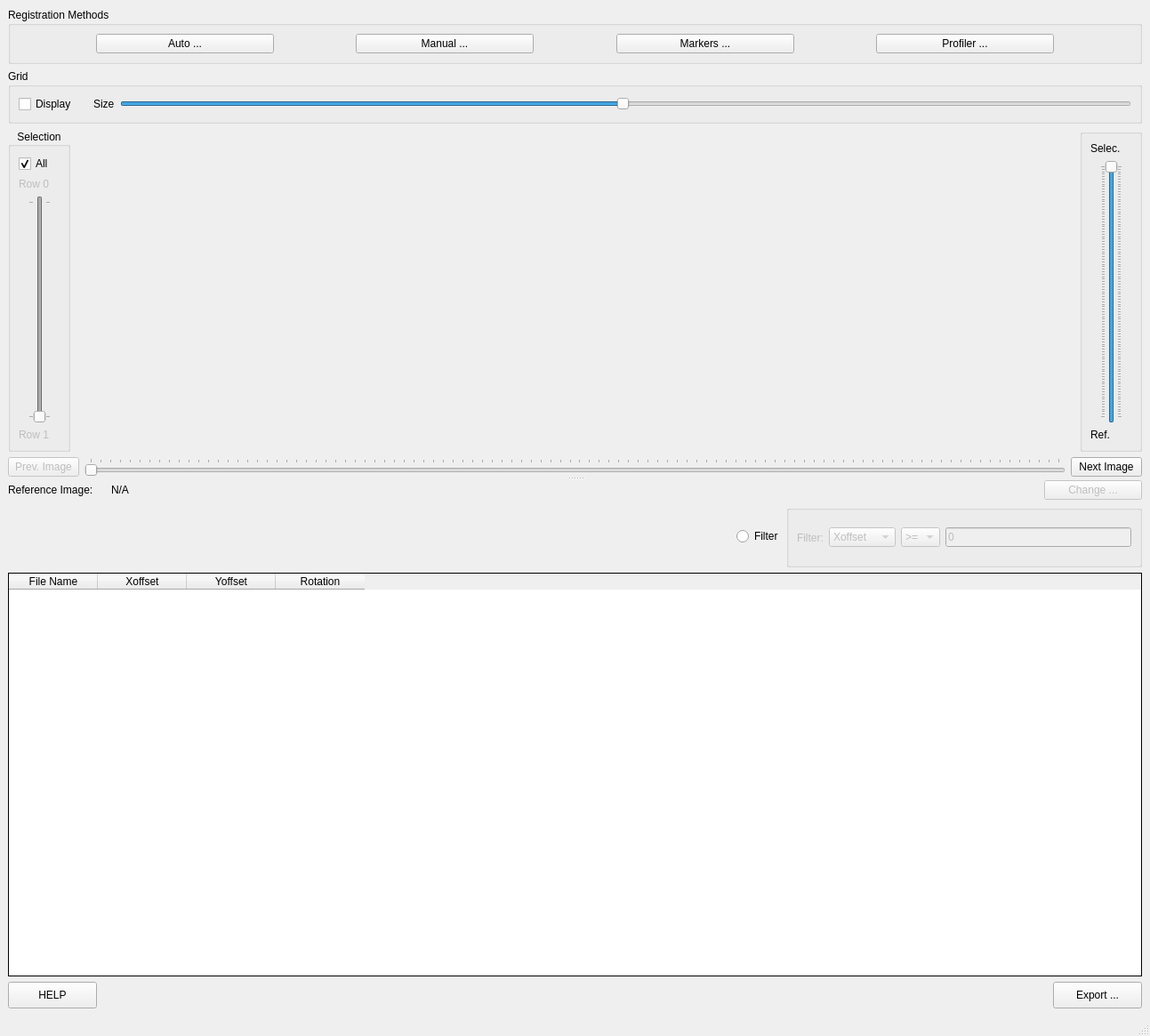
<?xml version="1.0" encoding="UTF-8"?>
<ui version="4.0">
 <class>MainWindow</class>
 <widget class="QMainWindow" name="MainWindow">
  <property name="geometry">
   <rect>
    <x>0</x>
    <y>0</y>
    <width>1293</width>
    <height>1165</height>
   </rect>
  </property>
  <property name="minimumSize">
   <size>
    <width>0</width>
    <height>300</height>
   </size>
  </property>
  <property name="windowTitle">
   <string>Registration Tool</string>
  </property>
  <property name="layoutDirection">
   <enum>Qt::LeftToRight</enum>
  </property>
  <widget class="QWidget" name="centralwidget">
   <layout class="QVBoxLayout" name="verticalLayout_4">
    <item>
     <widget class="QGroupBox" name="groupBox_2">
      <property name="title">
       <string>Registration Methods</string>
      </property>
      <layout class="QHBoxLayout" name="horizontalLayout_5">
       <item>
        <spacer name="horizontalSpacer_2">
         <property name="orientation">
          <enum>Qt::Horizontal</enum>
         </property>
         <property name="sizeHint" stdset="0">
          <size>
           <width>40</width>
           <height>20</height>
          </size>
         </property>
        </spacer>
       </item>
       <item>
        <widget class="QPushButton" name="auto_registration_button">
         <property name="minimumSize">
          <size>
           <width>200</width>
           <height>0</height>
          </size>
         </property>
         <property name="text">
          <string>Auto ...</string>
         </property>
        </widget>
       </item>
       <item>
        <spacer name="horizontalSpacer_4">
         <property name="orientation">
          <enum>Qt::Horizontal</enum>
         </property>
         <property name="sizeHint" stdset="0">
          <size>
           <width>40</width>
           <height>20</height>
          </size>
         </property>
        </spacer>
       </item>
       <item>
        <widget class="QPushButton" name="manual_registration_button">
         <property name="minimumSize">
          <size>
           <width>200</width>
           <height>0</height>
          </size>
         </property>
         <property name="text">
          <string>Manual ...</string>
         </property>
        </widget>
       </item>
       <item>
        <spacer name="horizontalSpacer_3">
         <property name="orientation">
          <enum>Qt::Horizontal</enum>
         </property>
         <property name="sizeHint" stdset="0">
          <size>
           <width>40</width>
           <height>20</height>
          </size>
         </property>
        </spacer>
       </item>
       <item>
        <widget class="QPushButton" name="marker_registration_button">
         <property name="minimumSize">
          <size>
           <width>200</width>
           <height>0</height>
          </size>
         </property>
         <property name="text">
          <string>Markers ...</string>
         </property>
        </widget>
       </item>
       <item>
        <spacer name="horizontalSpacer_6">
         <property name="orientation">
          <enum>Qt::Horizontal</enum>
         </property>
         <property name="sizeHint" stdset="0">
          <size>
           <width>40</width>
           <height>20</height>
          </size>
         </property>
        </spacer>
       </item>
       <item>
        <widget class="QPushButton" name="profiler_registration_button">
         <property name="minimumSize">
          <size>
           <width>200</width>
           <height>0</height>
          </size>
         </property>
         <property name="text">
          <string>Profiler ...</string>
         </property>
        </widget>
       </item>
       <item>
        <spacer name="horizontalSpacer_5">
         <property name="orientation">
          <enum>Qt::Horizontal</enum>
         </property>
         <property name="sizeHint" stdset="0">
          <size>
           <width>73</width>
           <height>20</height>
          </size>
         </property>
        </spacer>
       </item>
      </layout>
     </widget>
    </item>
    <item>
     <widget class="QGroupBox" name="groupBox">
      <property name="title">
       <string>Grid</string>
      </property>
      <layout class="QHBoxLayout" name="horizontalLayout_6">
       <item>
        <widget class="QCheckBox" name="grid_display_checkBox">
         <property name="maximumSize">
          <size>
           <width>70</width>
           <height>16777215</height>
          </size>
         </property>
         <property name="text">
          <string>Display</string>
         </property>
        </widget>
       </item>
       <item>
        <widget class="QLabel" name="label_4">
         <property name="text">
          <string/>
         </property>
        </widget>
       </item>
       <item>
        <widget class="QLabel" name="label_5">
         <property name="maximumSize">
          <size>
           <width>40</width>
           <height>16777215</height>
          </size>
         </property>
         <property name="text">
          <string>Size</string>
         </property>
        </widget>
       </item>
       <item>
        <widget class="QSlider" name="grid_size_slider">
         <property name="sizePolicy">
          <sizepolicy hsizetype="Expanding" vsizetype="Fixed">
           <horstretch>0</horstretch>
           <verstretch>0</verstretch>
          </sizepolicy>
         </property>
         <property name="maximumSize">
          <size>
           <width>16777215</width>
           <height>16777215</height>
          </size>
         </property>
         <property name="minimum">
          <number>1</number>
         </property>
         <property name="maximum">
          <number>200</number>
         </property>
         <property name="value">
          <number>100</number>
         </property>
         <property name="orientation">
          <enum>Qt::Horizontal</enum>
         </property>
        </widget>
       </item>
      </layout>
     </widget>
    </item>
    <item>
     <widget class="QSplitter" name="splitter_2">
      <property name="orientation">
       <enum>Qt::Vertical</enum>
      </property>
      <widget class="QWidget" name="layoutWidget">
       <layout class="QVBoxLayout" name="verticalLayout_2">
        <item>
         <layout class="QHBoxLayout" name="horizontalLayout_2">
          <item>
           <widget class="QGroupBox" name="selection_groupBox">
            <property name="enabled">
             <bool>true</bool>
            </property>
            <property name="minimumSize">
             <size>
              <width>70</width>
              <height>0</height>
             </size>
            </property>
            <property name="maximumSize">
             <size>
              <width>60</width>
              <height>16777215</height>
             </size>
            </property>
            <property name="layoutDirection">
             <enum>Qt::LeftToRight</enum>
            </property>
            <property name="title">
             <string>Selection</string>
            </property>
            <property name="alignment">
             <set>Qt::AlignCenter</set>
            </property>
            <layout class="QVBoxLayout" name="verticalLayout_5">
             <property name="rightMargin">
              <number>19</number>
             </property>
             <item>
              <widget class="QCheckBox" name="selection_all">
               <property name="text">
                <string>All</string>
               </property>
               <property name="checked">
                <bool>true</bool>
               </property>
              </widget>
             </item>
             <item>
              <widget class="QLabel" name="top_row_label">
               <property name="enabled">
                <bool>false</bool>
               </property>
               <property name="minimumSize">
                <size>
                 <width>50</width>
                 <height>0</height>
                </size>
               </property>
               <property name="text">
                <string>Row 0</string>
               </property>
              </widget>
             </item>
             <item>
              <widget class="QSlider" name="opacity_selection_slider">
               <property name="enabled">
                <bool>false</bool>
               </property>
               <property name="cursor">
                <cursorShape>SizeVerCursor</cursorShape>
               </property>
               <property name="accessibleDescription">
                <string extracomment="Working Image Opacity"/>
               </property>
               <property name="layoutDirection">
                <enum>Qt::RightToLeft</enum>
               </property>
               <property name="maximum">
                <number>100</number>
               </property>
               <property name="singleStep">
                <number>1</number>
               </property>
               <property name="pageStep">
                <number>10</number>
               </property>
               <property name="value">
                <number>100</number>
               </property>
               <property name="orientation">
                <enum>Qt::Vertical</enum>
               </property>
               <property name="invertedAppearance">
                <bool>true</bool>
               </property>
               <property name="invertedControls">
                <bool>true</bool>
               </property>
               <property name="tickPosition">
                <enum>QSlider::TicksBothSides</enum>
               </property>
               <property name="tickInterval">
                <number>100</number>
               </property>
              </widget>
             </item>
             <item>
              <widget class="QLabel" name="bottom_row_label">
               <property name="enabled">
                <bool>false</bool>
               </property>
               <property name="minimumSize">
                <size>
                 <width>50</width>
                 <height>0</height>
                </size>
               </property>
               <property name="text">
                <string>Row 1</string>
               </property>
              </widget>
             </item>
            </layout>
           </widget>
          </item>
          <item>
           <widget class="QWidget" name="pyqtgraph_widget" native="true">
            <property name="sizePolicy">
             <sizepolicy hsizetype="Expanding" vsizetype="Expanding">
              <horstretch>0</horstretch>
              <verstretch>0</verstretch>
             </sizepolicy>
            </property>
           </widget>
          </item>
          <item>
           <widget class="QGroupBox" name="selection_reference_opacity_groupBox">
            <property name="minimumSize">
             <size>
              <width>70</width>
              <height>0</height>
             </size>
            </property>
            <property name="maximumSize">
             <size>
              <width>60</width>
              <height>16777215</height>
             </size>
            </property>
            <property name="layoutDirection">
             <enum>Qt::LeftToRight</enum>
            </property>
            <property name="title">
             <string/>
            </property>
            <property name="alignment">
             <set>Qt::AlignCenter</set>
            </property>
            <layout class="QVBoxLayout" name="verticalLayout">
             <property name="rightMargin">
              <number>19</number>
             </property>
             <item>
              <widget class="QLabel" name="label_2">
               <property name="text">
                <string>Selec.</string>
               </property>
              </widget>
             </item>
             <item>
              <widget class="QSlider" name="opacity_slider">
               <property name="cursor">
                <cursorShape>SizeVerCursor</cursorShape>
               </property>
               <property name="accessibleDescription">
                <string extracomment="Working Image Opacity"/>
               </property>
               <property name="layoutDirection">
                <enum>Qt::RightToLeft</enum>
               </property>
               <property name="maximum">
                <number>100</number>
               </property>
               <property name="value">
                <number>100</number>
               </property>
               <property name="orientation">
                <enum>Qt::Vertical</enum>
               </property>
               <property name="invertedAppearance">
                <bool>false</bool>
               </property>
               <property name="invertedControls">
                <bool>false</bool>
               </property>
               <property name="tickPosition">
                <enum>QSlider::TicksBothSides</enum>
               </property>
              </widget>
             </item>
             <item>
              <widget class="QLabel" name="label_3">
               <property name="text">
                <string>Ref.</string>
               </property>
              </widget>
             </item>
            </layout>
           </widget>
          </item>
         </layout>
        </item>
        <item>
         <layout class="QHBoxLayout" name="horizontalLayout_3">
          <item>
           <widget class="QPushButton" name="previous_image_button">
            <property name="enabled">
             <bool>false</bool>
            </property>
            <property name="text">
             <string>Prev. Image</string>
            </property>
           </widget>
          </item>
          <item>
           <widget class="QSlider" name="file_slider">
            <property name="layoutDirection">
             <enum>Qt::LeftToRight</enum>
            </property>
            <property name="orientation">
             <enum>Qt::Horizontal</enum>
            </property>
            <property name="tickPosition">
             <enum>QSlider::TicksAbove</enum>
            </property>
           </widget>
          </item>
          <item>
           <widget class="QPushButton" name="next_image_button">
            <property name="text">
             <string>Next Image</string>
            </property>
           </widget>
          </item>
         </layout>
        </item>
       </layout>
      </widget>
      <widget class="QSplitter" name="splitter">
       <property name="orientation">
        <enum>Qt::Vertical</enum>
       </property>
       <widget class="QWidget" name="layoutWidget">
        <layout class="QVBoxLayout" name="verticalLayout_3">
         <item>
          <layout class="QHBoxLayout" name="horizontalLayout_4">
           <item>
            <widget class="QLabel" name="label">
             <property name="maximumSize">
              <size>
               <width>110</width>
               <height>16777215</height>
              </size>
             </property>
             <property name="text">
              <string>Reference Image:</string>
             </property>
            </widget>
           </item>
           <item>
            <widget class="QLabel" name="reference_image_label">
             <property name="text">
              <string>N/A</string>
             </property>
            </widget>
           </item>
           <item>
            <widget class="QPushButton" name="pushButton_3">
             <property name="enabled">
              <bool>false</bool>
             </property>
             <property name="maximumSize">
              <size>
               <width>110</width>
               <height>16777215</height>
              </size>
             </property>
             <property name="text">
              <string>Change ...</string>
             </property>
            </widget>
           </item>
          </layout>
         </item>
         <item>
          <layout class="QHBoxLayout" name="horizontalLayout_7">
           <item>
            <spacer name="horizontalSpacer_7">
             <property name="orientation">
              <enum>Qt::Horizontal</enum>
             </property>
             <property name="sizeType">
              <enum>QSizePolicy::Expanding</enum>
             </property>
             <property name="sizeHint" stdset="0">
              <size>
               <width>40</width>
               <height>20</height>
              </size>
             </property>
            </spacer>
           </item>
           <item>
            <widget class="QRadioButton" name="filter_radioButton">
             <property name="minimumSize">
              <size>
               <width>50</width>
               <height>0</height>
              </size>
             </property>
             <property name="maximumSize">
              <size>
               <width>50</width>
               <height>16777215</height>
              </size>
             </property>
             <property name="text">
              <string>Filter</string>
             </property>
            </widget>
           </item>
           <item>
            <widget class="QGroupBox" name="filter_groupBox">
             <property name="enabled">
              <bool>false</bool>
             </property>
             <property name="sizePolicy">
              <sizepolicy hsizetype="Preferred" vsizetype="Preferred">
               <horstretch>0</horstretch>
               <verstretch>38</verstretch>
              </sizepolicy>
             </property>
             <property name="minimumSize">
              <size>
               <width>0</width>
               <height>70</height>
              </size>
             </property>
             <property name="maximumSize">
              <size>
               <width>400</width>
               <height>70</height>
              </size>
             </property>
             <property name="title">
              <string/>
             </property>
             <layout class="QHBoxLayout" name="horizontalLayout_8">
              <item>
               <widget class="QLabel" name="label_6">
                <property name="text">
                 <string>Filter:</string>
                </property>
               </widget>
              </item>
              <item>
               <widget class="QComboBox" name="filter_column_name_comboBox">
                <item>
                 <property name="text">
                  <string>Xoffset</string>
                 </property>
                </item>
                <item>
                 <property name="text">
                  <string>Yoffset</string>
                 </property>
                </item>
                <item>
                 <property name="text">
                  <string>Rotation</string>
                 </property>
                </item>
               </widget>
              </item>
              <item>
               <widget class="QComboBox" name="filter_logic_comboBox">
                <item>
                 <property name="text">
                  <string>&gt;=</string>
                 </property>
                </item>
                <item>
                 <property name="text">
                  <string>&lt;=</string>
                 </property>
                </item>
               </widget>
              </item>
              <item>
               <widget class="QLineEdit" name="filter_value">
                <property name="text">
                 <string>0</string>
                </property>
               </widget>
              </item>
             </layout>
            </widget>
           </item>
          </layout>
         </item>
         <item>
          <widget class="QTableWidget" name="tableWidget">
           <property name="sizePolicy">
            <sizepolicy hsizetype="Expanding" vsizetype="Expanding">
             <horstretch>0</horstretch>
             <verstretch>0</verstretch>
            </sizepolicy>
           </property>
           <property name="minimumSize">
            <size>
             <width>0</width>
             <height>0</height>
            </size>
           </property>
           <property name="maximumSize">
            <size>
             <width>16777215</width>
             <height>16777215</height>
            </size>
           </property>
           <property name="baseSize">
            <size>
             <width>0</width>
             <height>0</height>
            </size>
           </property>
           <property name="contextMenuPolicy">
            <enum>Qt::CustomContextMenu</enum>
           </property>
           <property name="frameShape">
            <enum>QFrame::Box</enum>
           </property>
           <property name="frameShadow">
            <enum>QFrame::Plain</enum>
           </property>
           <property name="defaultDropAction">
            <enum>Qt::IgnoreAction</enum>
           </property>
           <property name="alternatingRowColors">
            <bool>true</bool>
           </property>
           <property name="selectionMode">
            <enum>QAbstractItemView::ContiguousSelection</enum>
           </property>
           <property name="selectionBehavior">
            <enum>QAbstractItemView::SelectRows</enum>
           </property>
           <property name="gridStyle">
            <enum>Qt::SolidLine</enum>
           </property>
           <attribute name="horizontalHeaderStretchLastSection">
            <bool>false</bool>
           </attribute>
           <column>
            <property name="text">
             <string>File Name</string>
            </property>
           </column>
           <column>
            <property name="text">
             <string>Xoffset</string>
            </property>
           </column>
           <column>
            <property name="text">
             <string>Yoffset</string>
            </property>
           </column>
           <column>
            <property name="text">
             <string>Rotation</string>
            </property>
           </column>
          </widget>
         </item>
         <item>
          <layout class="QHBoxLayout" name="horizontalLayout">
           <item>
            <widget class="QPushButton" name="help_button">
             <property name="minimumSize">
              <size>
               <width>100</width>
               <height>30</height>
              </size>
             </property>
             <property name="maximumSize">
              <size>
               <width>100</width>
               <height>30</height>
              </size>
             </property>
             <property name="text">
              <string>HELP</string>
             </property>
            </widget>
           </item>
           <item>
            <spacer name="horizontalSpacer">
             <property name="orientation">
              <enum>Qt::Horizontal</enum>
             </property>
             <property name="sizeHint" stdset="0">
              <size>
               <width>408</width>
               <height>20</height>
              </size>
             </property>
            </spacer>
           </item>
           <item>
            <widget class="QPushButton" name="export_button">
             <property name="minimumSize">
              <size>
               <width>100</width>
               <height>30</height>
              </size>
             </property>
             <property name="maximumSize">
              <size>
               <width>100</width>
               <height>30</height>
              </size>
             </property>
             <property name="text">
              <string>Export ...</string>
             </property>
            </widget>
           </item>
          </layout>
         </item>
        </layout>
       </widget>
      </widget>
     </widget>
    </item>
   </layout>
  </widget>
  <widget class="QMenuBar" name="menubar">
   <property name="geometry">
    <rect>
     <x>0</x>
     <y>0</y>
     <width>1293</width>
     <height>24</height>
    </rect>
   </property>
  </widget>
  <widget class="QStatusBar" name="statusbar"/>
  <action name="actionExport_Profile">
   <property name="text">
    <string>Profiles ...</string>
   </property>
  </action>
  <action name="actionWater_Intake">
   <property name="text">
    <string>Water Intake ...</string>
   </property>
  </action>
  <action name="actionImportedFilesMetadata">
   <property name="text">
    <string>Imported Files and Metadata ...</string>
   </property>
  </action>
  <action name="actionBy_Time_Stamp">
   <property name="text">
    <string>by Time Stamp</string>
   </property>
  </action>
  <action name="actionBy_File_Name">
   <property name="text">
    <string>by File Name</string>
   </property>
  </action>
  <action name="actionDsc_files">
   <property name="text">
    <string>dsc files ...</string>
   </property>
  </action>
  <action name="actionDsc">
   <property name="text">
    <string>dsc ...</string>
   </property>
  </action>
  <action name="actionWater_Intake_2">
   <property name="text">
    <string>Water Intake ...</string>
   </property>
  </action>
  <action name="actionProfiles">
   <property name="text">
    <string>Profiles ...</string>
   </property>
  </action>
 </widget>
 <resources/>
 <connections>
  <connection>
   <sender>export_button</sender>
   <signal>clicked()</signal>
   <receiver>MainWindow</receiver>
   <slot>export_button_clicked()</slot>
   <hints>
    <hint type="sourcelabel">
     <x>1279</x>
     <y>1123</y>
    </hint>
    <hint type="destinationlabel">
     <x>685</x>
     <y>625</y>
    </hint>
   </hints>
  </connection>
  <connection>
   <sender>help_button</sender>
   <signal>clicked()</signal>
   <receiver>MainWindow</receiver>
   <slot>help_button_clicked()</slot>
   <hints>
    <hint type="sourcelabel">
     <x>112</x>
     <y>1123</y>
    </hint>
    <hint type="destinationlabel">
     <x>399</x>
     <y>419</y>
    </hint>
   </hints>
  </connection>
  <connection>
   <sender>file_slider</sender>
   <signal>sliderMoved(int)</signal>
   <receiver>MainWindow</receiver>
   <slot>slider_file_changed()</slot>
   <hints>
    <hint type="sourcelabel">
     <x>948</x>
     <y>605</y>
    </hint>
    <hint type="destinationlabel">
     <x>8</x>
     <y>483</y>
    </hint>
   </hints>
  </connection>
  <connection>
   <sender>file_slider</sender>
   <signal>valueChanged(int)</signal>
   <receiver>MainWindow</receiver>
   <slot>slider_file_changed()</slot>
   <hints>
    <hint type="sourcelabel">
     <x>948</x>
     <y>605</y>
    </hint>
    <hint type="destinationlabel">
     <x>5</x>
     <y>566</y>
    </hint>
   </hints>
  </connection>
  <connection>
   <sender>tableWidget</sender>
   <signal>itemSelectionChanged()</signal>
   <receiver>MainWindow</receiver>
   <slot>table_row_clicked()</slot>
   <hints>
    <hint type="sourcelabel">
     <x>503</x>
     <y>789</y>
    </hint>
    <hint type="destinationlabel">
     <x>503</x>
     <y>574</y>
    </hint>
   </hints>
  </connection>
  <connection>
   <sender>opacity_slider</sender>
   <signal>valueChanged(int)</signal>
   <receiver>MainWindow</receiver>
   <slot>opacity_changed()</slot>
   <hints>
    <hint type="sourcelabel">
     <x>1256</x>
     <y>520</y>
    </hint>
    <hint type="destinationlabel">
     <x>917</x>
     <y>0</y>
    </hint>
   </hints>
  </connection>
  <connection>
   <sender>previous_image_button</sender>
   <signal>clicked()</signal>
   <receiver>MainWindow</receiver>
   <slot>previous_image_button_clicked()</slot>
   <hints>
    <hint type="sourcelabel">
     <x>94</x>
     <y>597</y>
    </hint>
    <hint type="destinationlabel">
     <x>8</x>
     <y>377</y>
    </hint>
   </hints>
  </connection>
  <connection>
   <sender>next_image_button</sender>
   <signal>clicked()</signal>
   <receiver>MainWindow</receiver>
   <slot>next_image_button_clicked()</slot>
   <hints>
    <hint type="sourcelabel">
     <x>1205</x>
     <y>615</y>
    </hint>
    <hint type="destinationlabel">
     <x>1000</x>
     <y>418</y>
    </hint>
   </hints>
  </connection>
  <connection>
   <sender>selection_all</sender>
   <signal>clicked()</signal>
   <receiver>MainWindow</receiver>
   <slot>selection_all_clicked()</slot>
   <hints>
    <hint type="sourcelabel">
     <x>70</x>
     <y>219</y>
    </hint>
    <hint type="destinationlabel">
     <x>6</x>
     <y>95</y>
    </hint>
   </hints>
  </connection>
  <connection>
   <sender>opacity_selection_slider</sender>
   <signal>sliderPressed()</signal>
   <receiver>MainWindow</receiver>
   <slot>selection_slider_changed()</slot>
   <hints>
    <hint type="sourcelabel">
     <x>61</x>
     <y>406</y>
    </hint>
    <hint type="destinationlabel">
     <x>6</x>
     <y>209</y>
    </hint>
   </hints>
  </connection>
  <connection>
   <sender>opacity_selection_slider</sender>
   <signal>sliderMoved(int)</signal>
   <receiver>MainWindow</receiver>
   <slot>selection_slider_moved()</slot>
   <hints>
    <hint type="sourcelabel">
     <x>44</x>
     <y>273</y>
    </hint>
    <hint type="destinationlabel">
     <x>9</x>
     <y>278</y>
    </hint>
   </hints>
  </connection>
  <connection>
   <sender>manual_registration_button</sender>
   <signal>clicked()</signal>
   <receiver>MainWindow</receiver>
   <slot>manual_registration_button_clicked()</slot>
   <hints>
    <hint type="sourcelabel">
     <x>687</x>
     <y>80</y>
    </hint>
    <hint type="destinationlabel">
     <x>362</x>
     <y>25</y>
    </hint>
   </hints>
  </connection>
  <connection>
   <sender>tableWidget</sender>
   <signal>cellChanged(int,int)</signal>
   <receiver>MainWindow</receiver>
   <slot>table_cell_modified()</slot>
   <hints>
    <hint type="sourcelabel">
     <x>624</x>
     <y>791</y>
    </hint>
    <hint type="destinationlabel">
     <x>692</x>
     <y>1120</y>
    </hint>
   </hints>
  </connection>
  <connection>
   <sender>auto_registration_button</sender>
   <signal>clicked()</signal>
   <receiver>MainWindow</receiver>
   <slot>auto_registration_button_clicked()</slot>
   <hints>
    <hint type="sourcelabel">
     <x>245</x>
     <y>80</y>
    </hint>
    <hint type="destinationlabel">
     <x>458</x>
     <y>63</y>
    </hint>
   </hints>
  </connection>
  <connection>
   <sender>grid_display_checkBox</sender>
   <signal>clicked()</signal>
   <receiver>MainWindow</receiver>
   <slot>grid_display_checkBox_clicked()</slot>
   <hints>
    <hint type="sourcelabel">
     <x>92</x>
     <y>139</y>
    </hint>
    <hint type="destinationlabel">
     <x>81</x>
     <y>54</y>
    </hint>
   </hints>
  </connection>
  <connection>
   <sender>grid_size_slider</sender>
   <signal>sliderMoved(int)</signal>
   <receiver>MainWindow</receiver>
   <slot>grid_size_slider_moved()</slot>
   <hints>
    <hint type="sourcelabel">
     <x>715</x>
     <y>141</y>
    </hint>
    <hint type="destinationlabel">
     <x>436</x>
     <y>36</y>
    </hint>
   </hints>
  </connection>
  <connection>
   <sender>grid_size_slider</sender>
   <signal>sliderPressed()</signal>
   <receiver>MainWindow</receiver>
   <slot>grid_size_slider_pressed()</slot>
   <hints>
    <hint type="sourcelabel">
     <x>983</x>
     <y>141</y>
    </hint>
    <hint type="destinationlabel">
     <x>871</x>
     <y>47</y>
    </hint>
   </hints>
  </connection>
  <connection>
   <sender>marker_registration_button</sender>
   <signal>clicked()</signal>
   <receiver>MainWindow</receiver>
   <slot>markers_registration_button_clicked()</slot>
   <hints>
    <hint type="sourcelabel">
     <x>914</x>
     <y>80</y>
    </hint>
    <hint type="destinationlabel">
     <x>697</x>
     <y>0</y>
    </hint>
   </hints>
  </connection>
  <connection>
   <sender>profiler_registration_button</sender>
   <signal>clicked()</signal>
   <receiver>MainWindow</receiver>
   <slot>profiler_registration_button_clicked()</slot>
   <hints>
    <hint type="sourcelabel">
     <x>1199</x>
     <y>84</y>
    </hint>
    <hint type="destinationlabel">
     <x>1001</x>
     <y>534</y>
    </hint>
   </hints>
  </connection>
  <connection>
   <sender>tableWidget</sender>
   <signal>customContextMenuRequested(QPoint)</signal>
   <receiver>MainWindow</receiver>
   <slot>table_right_click()</slot>
   <hints>
    <hint type="sourcelabel">
     <x>753</x>
     <y>813</y>
    </hint>
    <hint type="destinationlabel">
     <x>1003</x>
     <y>854</y>
    </hint>
   </hints>
  </connection>
  <connection>
   <sender>filter_radioButton</sender>
   <signal>clicked()</signal>
   <receiver>MainWindow</receiver>
   <slot>filter_radioButton_clicked()</slot>
   <hints>
    <hint type="sourcelabel">
     <x>843</x>
     <y>714</y>
    </hint>
    <hint type="destinationlabel">
     <x>886</x>
     <y>1094</y>
    </hint>
   </hints>
  </connection>
  <connection>
   <sender>filter_column_name_comboBox</sender>
   <signal>currentIndexChanged(int)</signal>
   <receiver>MainWindow</receiver>
   <slot>filter_column_changed()</slot>
   <hints>
    <hint type="sourcelabel">
     <x>986</x>
     <y>711</y>
    </hint>
    <hint type="destinationlabel">
     <x>853</x>
     <y>1098</y>
    </hint>
   </hints>
  </connection>
  <connection>
   <sender>filter_logic_comboBox</sender>
   <signal>currentIndexChanged(int)</signal>
   <receiver>MainWindow</receiver>
   <slot>filter_algo_changed()</slot>
   <hints>
    <hint type="sourcelabel">
     <x>1081</x>
     <y>714</y>
    </hint>
    <hint type="destinationlabel">
     <x>815</x>
     <y>1090</y>
    </hint>
   </hints>
  </connection>
  <connection>
   <sender>filter_value</sender>
   <signal>textChanged(QString)</signal>
   <receiver>MainWindow</receiver>
   <slot>filter_value_changed()</slot>
   <hints>
    <hint type="sourcelabel">
     <x>1197</x>
     <y>711</y>
    </hint>
    <hint type="destinationlabel">
     <x>1075</x>
     <y>742</y>
    </hint>
   </hints>
  </connection>
 </connections>
 <slots>
  <slot>help_button_clicked()</slot>
  <slot>slider_file_changed()</slot>
  <slot>table_row_clicked()</slot>
  <slot>item_activated()</slot>
  <slot>opacity_changed()</slot>
  <slot>previous_image_button_clicked()</slot>
  <slot>next_image_button_clicked()</slot>
  <slot>selection_all_clicked()</slot>
  <slot>selection_slider_changed()</slot>
  <slot>selection_slider_moved()</slot>
  <slot>manual_registration_button_clicked()</slot>
  <slot>export_button_clicked()</slot>
  <slot>table_cell_modified()</slot>
  <slot>auto_registration_button_clicked()</slot>
  <slot>grid_display_checkBox_clicked()</slot>
  <slot>grid_size_slider_moved()</slot>
  <slot>grid_size_slider_pressed()</slot>
  <slot>markers_registration_button_clicked()</slot>
  <slot>profiler_registration_button_clicked()</slot>
  <slot>table_right_click()</slot>
  <slot>filter_radioButton_clicked()</slot>
  <slot>filter_column_changed()</slot>
  <slot>filter_algo_changed()</slot>
  <slot>filter_value_changed()</slot>
  <slot>linear_interpolation_clicked()</slot>
 </slots>
</ui>
